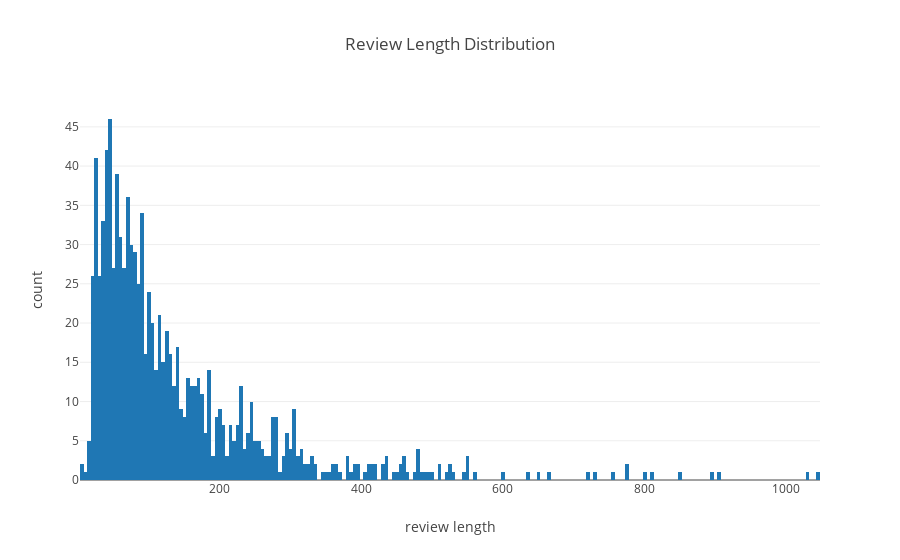

Notebook source saved alongside this figure:
### Code cell
doc_lens = list(map(lambda d: len(d.get('doc')), doc_metrics))
data = [Histogram(x=doc_lens, xbins={'size': 5, 'start': min(doc_lens), 'end': max(doc_lens)})]
layout = Layout(title='Review Length Distribution', xaxis={'title': 'review length'}, yaxis={'title': 'count'})
fig = Figure(data=data, layout=layout)
iplot(fig)

### Figure 1 — Plotly figure (JSON) as saved in the notebook; plotly's stock layout.template omitted (floating-point values rounded to 4 significant figures; data arrays with more than 128 entries replaced by an {"elided": "..."} marker saying what was removed)
{"data": [{"autobinx": false, "type": "histogram", "uid": "03d022", "x": {"elided": "1000 int values"}, "xbins": {"end": 1045, "size": 5, "start": 3}}], "layout": {"autosize": true, "title": "Review Length Distribution", "xaxis": {"autorange": true, "range": [3, 1048], "title": "review length", "type": "linear"}, "yaxis": {"autorange": true, "range": [0, 48.42], "title": "count"}}}
